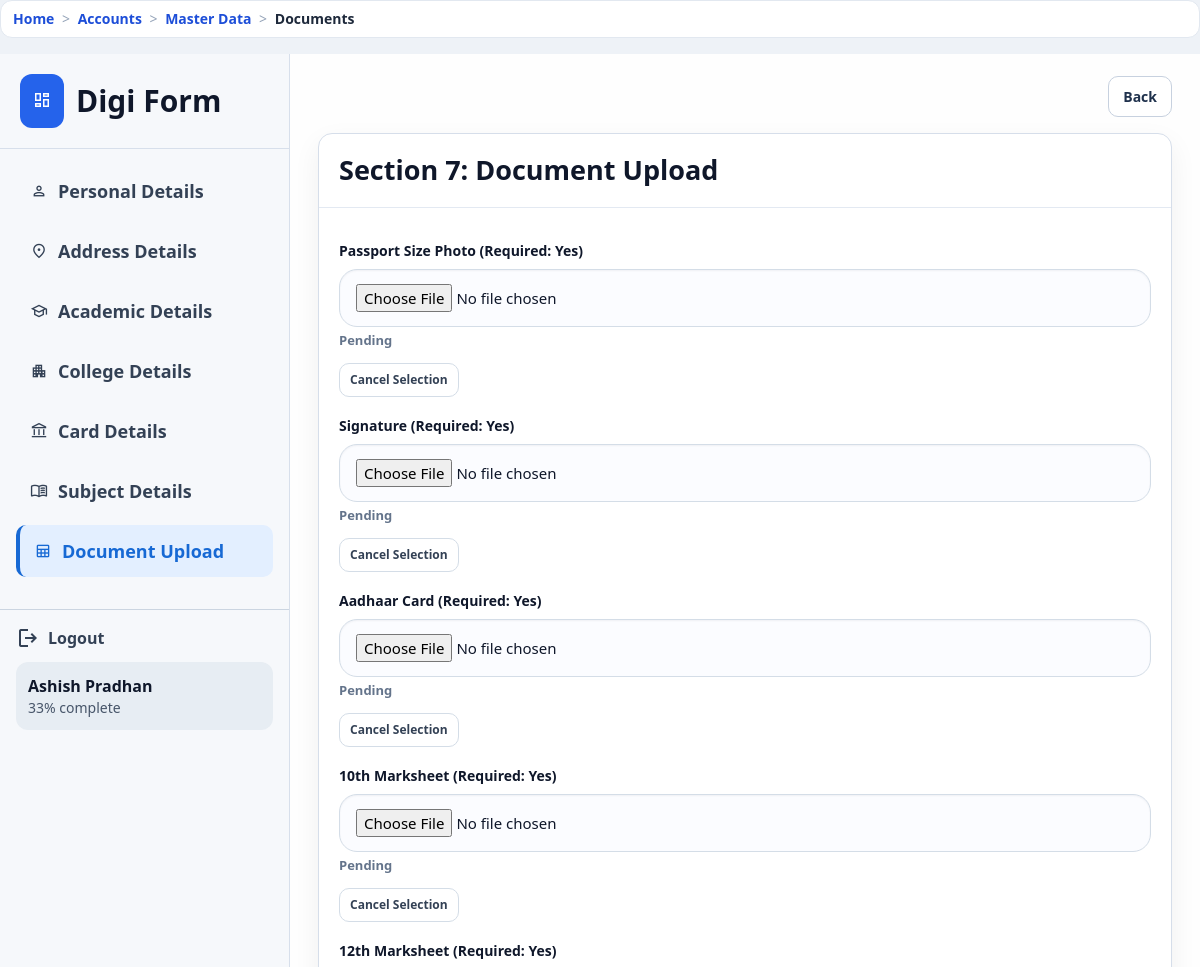
/accounts/master-data/documents/ (signed in, upper part), run on an earlier commit of the app's database.
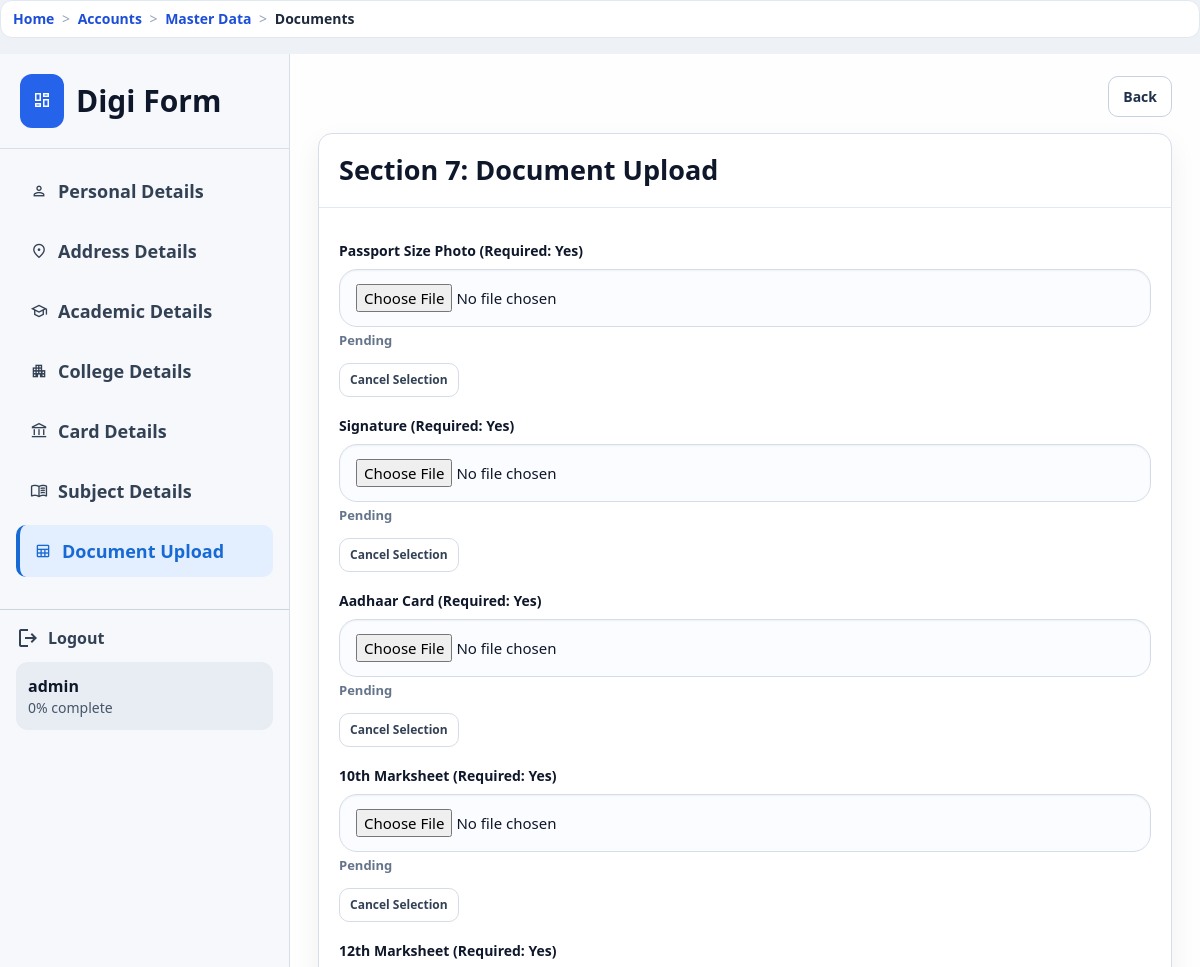
And on a later commit of the database.
### accounts/models.py (models this page shows, shortened)
class UserProfile(models.Model):
    user          = models.OneToOneField(User, on_delete=models.CASCADE, related_name='profile')
    full_name     = models.CharField(max_length=150, blank=True)
    father_name   = models.CharField(max_length=150, blank=True)
    mother_name   = models.CharField(max_length=150, blank=True)
    dob           = models.DateField(null=True, blank=True)
    GENDER_CHOICES = [('M','Male'),('F','Female'),('O','Other')]
    gender        = models.CharField(max_length=1, choices=GENDER_CHOICES, blank=True)
    CATEGORY_CHOICES = [('General','General'),('OBC','OBC'),('SC','SC'),('ST','ST')]
    category      = models.CharField(max_length=20, choices=CATEGORY_CHOICES, blank=True)
    mobile        = models.CharField(max_length=15, blank=True)
    email         = models.EmailField(blank=True)
    present_state = models.CharField(max_length=100, blank=True)
    present_district = models.CharField(max_length=100, blank=True)
    present_city = models.CharField(max_length=100, blank=True)
    present_pincode = models.CharField(max_length=10, blank=True)
    present_address = models.TextField(blank=True)
    permanent_same_as_present = models.BooleanField(default=False)
    permanent_state = models.CharField(max_length=100, blank=True)
    permanent_district = models.CharField(max_length=100, blank=True)
    permanent_pincode = models.CharField(max_length=10, blank=True)
    permanent_full_address = models.TextField(blank=True)
    permanent_address = models.TextField(blank=True)
    district      = models.CharField(max_length=100, blank=True)
    state         = models.CharField(max_length=100, default='Chhattisgarh', blank=True)
    pincode       = models.CharField(max_length=10, blank=True)
    aadhar        = models.CharField(max_length=20, blank=True)
    samagra_id    = models.CharField(max_length=20, blank=True)
    caste_cert_no = models.CharField(max_length=50, blank=True)
    income_cert_no= models.CharField(max_length=50, blank=True)
    tenth_board   = models.CharField(max_length=100, blank=True)
    tenth_roll_number = models.CharField(max_length=50, blank=True)
    tenth_percentage = models.CharField(max_length=20, blank=True)
    tenth_result  = models.CharField(max_length=50, blank=True)
    twelfth_board = models.CharField(max_length=100, blank=True)
    twelfth_roll_number = models.CharField(max_length=50, blank=True)
    twelfth_percentage = models.CharField(max_length=20, blank=True)
    twelfth_result= models.CharField(max_length=50, blank=True)
    graduation    = models.CharField(max_length=100, blank=True)
    university    = models.CharField(max_length=150, blank=True)
    tenth_subjects = models.TextField(blank=True)
    twelfth_subjects = models.TextField(blank=True)
    graduation_subjects = models.TextField(blank=True)
    previous_course_name = models.CharField(max_length=150, blank=True)
    previous_subjects = models.TextField(blank=True)
    current_course_name = models.CharField(max_length=150, blank=True)
    current_year = models.CharField(max_length=100, blank=True)
    current_semester = models.CharField(max_length=100, blank=True)
    current_subjects = models.TextField(blank=True)
    college_name = models.CharField(max_length=200, blank=True)
    university_name = models.CharField(max_length=200, blank=True)
    course = models.CharField(max_length=150, blank=True)
    year_semester = models.CharField(max_length=100, blank=True)
    enrollment_number = models.CharField(max_length=100, blank=True)
    account_holder_name = models.CharField(max_length=150, blank=True)
    bank_name = models.CharField(max_length=150, blank=True)
    account_number = models.CharField(max_length=50, blank=True)
    ifsc_code = models.CharField(max_length=20, blank=True)
    branch_name = models.CharField(max_length=150, blank=True)
    aadhaar_linked = models.CharField(max_length=3, blank=True, choices=[('yes', 'Yes'), ('no', 'No')])
    personal_extra_rows = models.JSONField(default=list, blank=True)
    address_extra_rows = models.JSONField(default=list, blank=True)
    academic_extra_rows = models.JSONField(default=list, blank=True)
    college_extra_rows = models.JSONField(default=list, blank=True)
    bank_extra_rows = models.JSONField(default=list, blank=True)
    subject_extra_rows = models.JSONField(default=list, blank=True)
    photo         = models.ImageField(upload_to='profile_photos/', null=True, blank=True)
    signature     = models.ImageField(upload_to='profile_signatures/', null=True, blank=True)
    chat_enabled  = models.BooleanField(default=False)
    master_data_last_saved_at = models.DateTimeField(null=True, blank=True)
    master_data_unmask_until = models.DateTimeField(null=True, blank=True)
    master_data_unmask_date = models.DateField(null=True, blank=True)
    master_data_unmask_count = models.PositiveSmallIntegerField(default=0)
    apply_autofill_locked_until = models.DateTimeField(null=True, blank=True)
    apply_profile_view_date = models.DateField(null=True, blank=True)
    apply_profile_view_count = models.PositiveSmallIntegerField(default=0)
    apply_profile_unmask_until = models.DateTimeField(null=True, blank=True)
    apply_profile_unmask_date = models.DateField(null=True, blank=True)
    apply_profile_unmask_count = models.PositiveSmallIntegerField(default=0)
    apply_draft_data = models.JSONField(default=dict, blank=True)
    @property
    def completion_percent(self):
        fields = ['full_name','father_name','mother_name','dob','gender',
                  'category','mobile','email','permanent_address','district',
                  'aadhar','tenth_board','tenth_result','twelfth_board','twelfth_result']
        filled = sum(1 for f in fields if getattr(self, f))
        return int((filled / len(fields)) * 100)

### accounts/views.py (the view, shortened to what this page needs)
# urls.py: path('master-data/documents/', views.master_data_documents_view, name='master_data_documents'),
@login_required
def master_data_documents_view(request):
    profile, _ = UserProfile.objects.get_or_create(user=request.user)
    rule_map = {_normalize_doc_name(r.name): r for r in DocumentRule.objects.filter(is_active=True)}
    document_specs = _document_specs_for_profile(profile)
    uploaded_map = {doc.title: doc for doc in profile.documents.all()}
    ctx = _step_context(profile, "documents")
    rendered_specs = []
    for spec in document_specs:
        info = _document_file_info(profile, spec["title"])
        rendered_specs.append(
            {
                "field_name": spec["field_name"],
                "title": spec["title"],
                "required": spec["required"],
                "uploaded": info["uploaded"],
                "preview_url": info["url"],
                "uploaded_name": info["name"],
            }
        )
    ctx["document_specs"] = rendered_specs
    ctx["uploaded_map"] = uploaded_map
    ctx["passport_photo_url"] = _profile_image_url(profile, "Passport Photo", profile.photo)
    ctx["signature_url"] = _profile_image_url(profile, "Signature", profile.signature)
    return render(request, "accounts/master_data_step.html", ctx)

### accounts/views.py (called while the page is built, shortened)
def _is_master_data_masked(profile):
    return False

def _norm_label(value):
    return str(value or "").strip().lower()

def _active_master_fields(step_key, field_kind):
    return list(
        MasterDataField.objects.filter(
            step=step_key,
            field_kind=field_kind,
            is_active=True,
        ).order_by("display_order", "label", "id")
    )

def _step_extra_values_map(profile_rows):
    out = {}
    for row in profile_rows or []:
        label = str((row or {}).get("label", "")).strip()
        if not label:
            continue
        out[_norm_label(label)] = str((row or {}).get("value", "")).strip()
    return out

def _normalize_doc_name(value):
    return str(value or "").strip().lower()

def _safe_media_url(file_field):
    if not file_field:
        return ""

def _profile_image_url(profile, title, profile_field):
    direct = _safe_media_url(profile_field)
    if direct:
        return direct
    doc = profile.documents.filter(title__iexact=title).order_by("-id").first()
    if not doc:
        return ""
    return _safe_media_url(doc.file)

### accounts/templates/accounts/master_data_step.html (shortened to what the changed rows need)
{% extends 'base.html' %}
{% block body_class %}min-h-screen bg-[#eef2f7] text-slate-900{% endblock %}
{% block page_container_class %}max-w-[1450px] mx-auto p-0{% endblock %}
{% block content %}
<div class="layout-wrap">
  <aside class="sidebar">
    <div class="p-4 mt-4 border-t border-slate-300">
      <div class="mt-3 rounded-xl bg-slate-200/70 p-3">
        <p class="font-bold">{{ profile.full_name|default:request.user.username }}</p>
        <p class="text-sm text-slate-600">{{ profile.completion_percent }}% complete</p>
      </div>
    </div>
  </aside>
</div>
{% endblock %}

What changed in the data, as far as the page shows it:
changed UserProfile: full_name "Ashish Pradhan" → "admin"; completion_percent "33" → "0"
